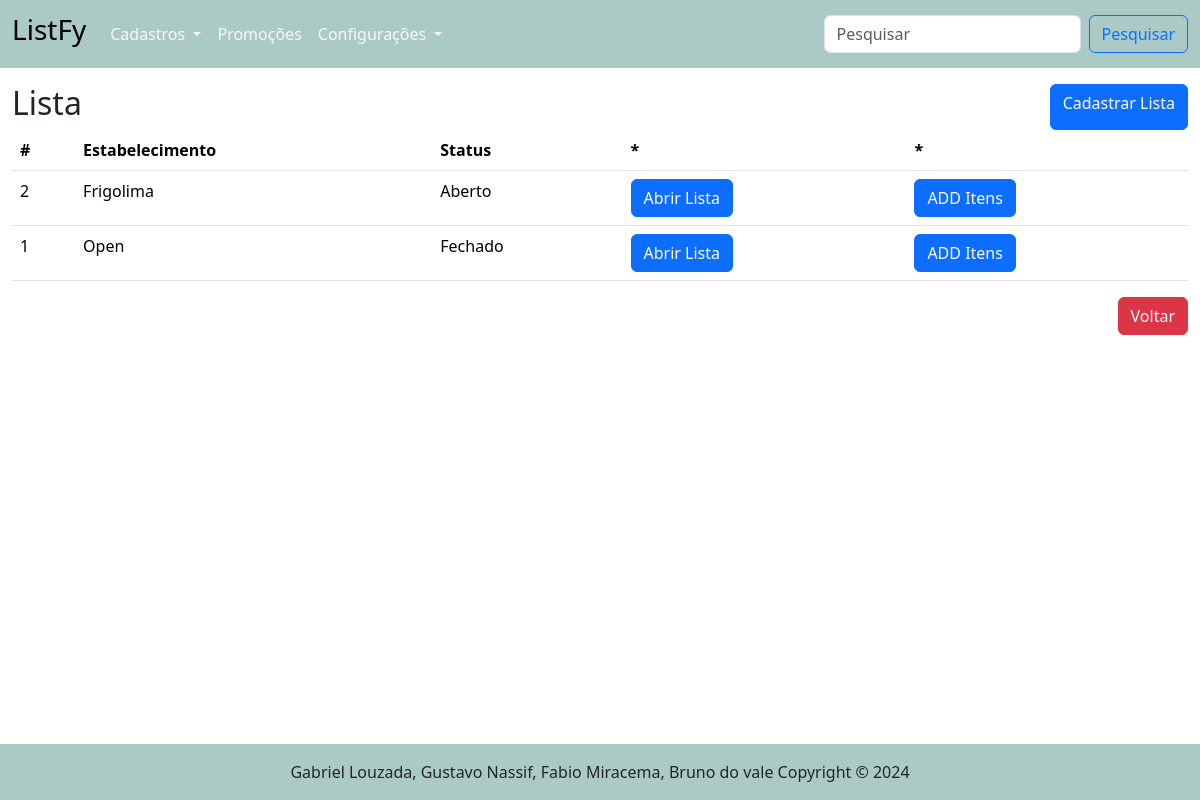
Before: /lista/ with the older database file.
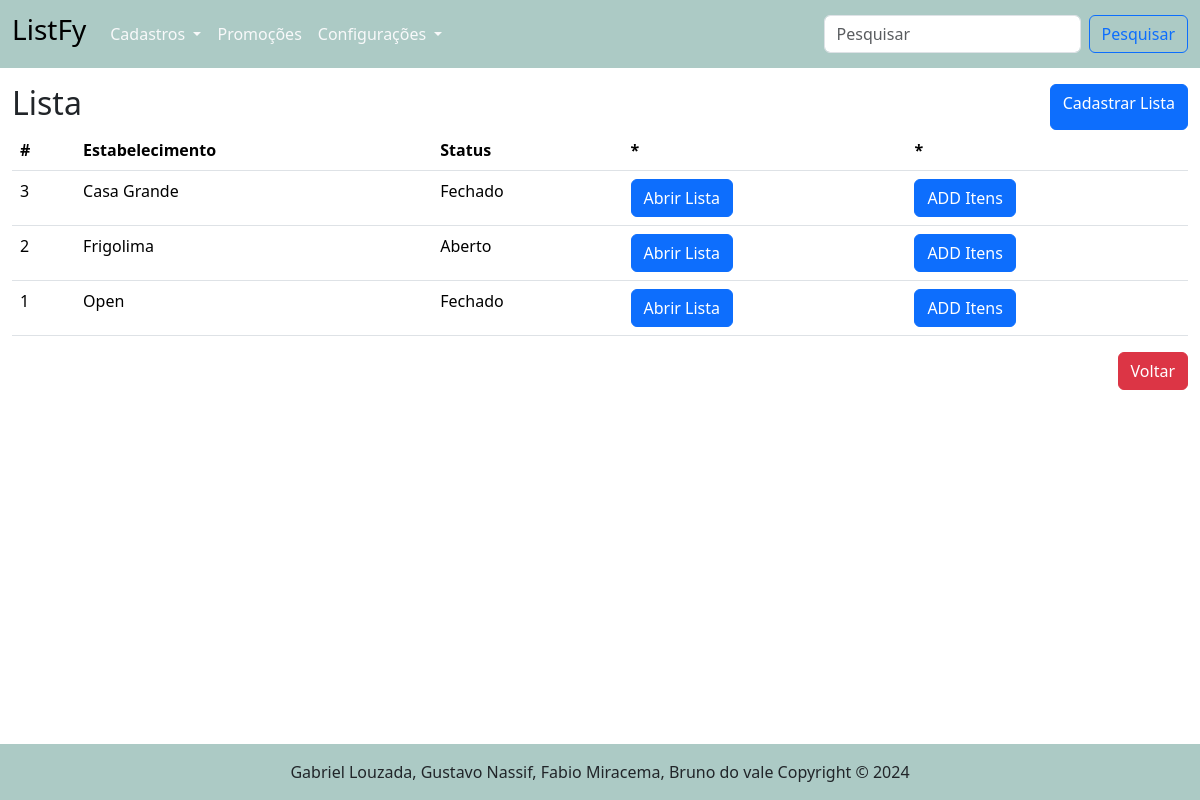
After: the same page with the newer database file.
### tables this page shows
CREATE TABLE "lista" (
	"id_lista"	      INTEGER,
	"estabelecimento"	TEXT    NOT NULL,
	"id_user"	        INTEGER NOT NULL,
  "status_lista"     		  INTEGER NOT NULL,
	FOREIGN KEY("id_user") REFERENCES "usuario"("id_user"),
	PRIMARY KEY("id_lista" AUTOINCREMENT)
);

### routes/lista_routes.py (the view)
@router.get("/", response_class=HTMLResponse)
async def get_listas(request: Request):
    listas = obter_todos_lista()
    return templates.TemplateResponse("/lista/listas.html", {"request": request, "listas": listas})

### templates/lista/listas.html (shortened to what this page needs)
{% extends "base.html" %}
{% block conteudo %}
    <main class="container-fluid">
        <div class="d-flex justify-content-between mt-3">
            <h2>Lista</h2>
            <a href="/lista/cadastrar_lista" class="btn btn-primary"> Cadastrar Lista</a>
        </div>
        <table class="table">
            <tr>
                <th>#</th>
                <th>Estabelecimento</th>
                <th>Status</th>
                <th>*</th>
                <th>*</th>
            </tr>
            {% for l in listas %}
            <tr>
                <td>{{ l.id_lista }}</td>
                <td>{{ l.estabelecimento }}</td>
                {% if l.status_lista == 0 %}
                    <td> Aberto </td>
                {% else %}
                    <td> Fechado </td>
                {% endif %}
                <td><a href="/lista/abrir/{{ l.id_lista }}"class="btn btn-primary">Abrir Lista</a></td>
                <td>
                    <a href="/itens_lista/categorias/{{ l.id_lista }}"class="btn btn-primary">ADD Itens</a>
                </td>
            </tr>
            {% endfor %}
        </table>
        <div class="row">
            <div class="col-12 mb-5 d-flex justify-content-end">
                <a href="/" class="btn btn-danger"> Voltar</a>
            </div>
        </div>
    </main>
{% endblock %}

Changed rows visible on the page:
added lista: id_lista "3", estabelecimento "Casa Grande", status_lista "Fechado"
